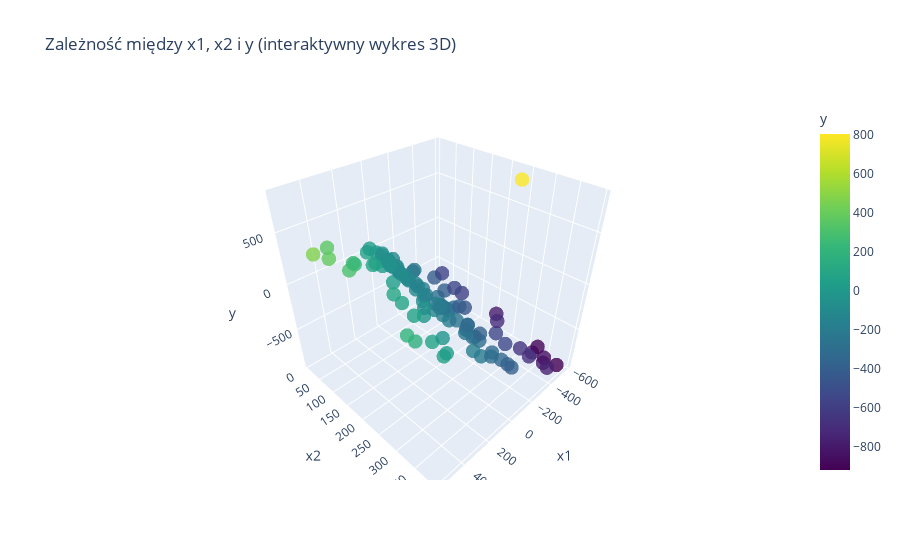

Write notebook code for a chart like this one.
### Markdown cell above
Czy regresja liniowa jest modelem odpowiednim dla danych data1.csv? Jak odpowiednio przygo-
tować dane do modelowania?

1 pkt. Zrób odpowiednie obliczenia i wizualizacje. Zapisz obserwacje i wnioski.
1 pkt. Zaproponuj jak przygotować dane lub przekształcić formułę, by móc do nich użyć modelu
regresji liniowej. Rozwiązanie podaj w postaci jednej funckji preprocess_data(X_train,
y_train), której działanie powinno być niezmiennicze na permutacje obserwacji w zbiorze
uczącym.

### Code cell
import numpy as np 
import pandas as pd 
import matplotlib.pyplot as plt
import seaborn as sb
import plotly.express as px

data = pd.read_csv("data1.csv")
fig, axes = plt.subplots(1, 2, figsize=(12, 5))
sb.scatterplot(data=data, x="x1", y="y", ax=axes[0])
sb.scatterplot(data=data, x="x2", y="y", ax=axes[1])
axes[0].set_title("Zależność y od x1")
axes[1].set_title("Zależność y od x2")
plt.show()

fig = px.scatter_3d(
    data,
    x='x1',
    y='x2',
    z='y',
    color='y',
    color_continuous_scale='Viridis',
    title='Zależność między x1, x2 i y (interaktywny wykres 3D)',
    opacity=0.8,
)

fig.update_traces(marker=dict(size=5))
fig.update_layout(scene=dict(
    xaxis_title='x1',
    yaxis_title='x2',
    zaxis_title='y'
))

fig.show()

# Na wszystkich 3 wykresach widać jeden punkt - outliner który mocno popsułby dokładność
# modelu, zatem preprocessing go usunie 

def preprocess_data(X_train, Y_train):
    mean_y = Y_train.mean()
    std_y  = Y_train.std()
    work_data = X_train.copy()
    work_data["y"] = Y_train.values
    f = (work_data["y"] >= mean_y - 3 * std_y) & (work_data["y"] <= mean_y + 3 * std_y)

    filtered_data = work_data[f].reset_index(drop=True)
    X = filtered_data[["x1", "x2"]]
    Y = filtered_data["y"]
    return X, Y

### Figure 1 — Plotly figure (JSON) as saved in the notebook; plotly's stock layout.template omitted (floating-point values rounded to 4 significant figures)
{"data": [{"hovertemplate": "x1=%{x}<br>x2=%{y}<br>y=%{marker.color}<extra></extra>", "legendgroup": "", "marker": {"color": [-382.6, -170.3, -252.6, -760.2, -268.3, -917.0, 101.1, -221.8, -239.5, -109.2, -39.81, -183.2, -305.5, -329.4, -5.908, -52.25, -773.2, 176.4, -68.34, -138.4, -453.5, -847.8, -325.2, -231.8, -65.43, 204.5, 63.92, -353.5, -409.7, -581.8, -108.3, 39.08, -260.6, -538.0, -761.9, 26.87, -908.8, -241.9, 75.31, -51.32, -7.578, -42.26, -154.8, -187.6, 101.4, -545.7, -129.9, -93.61, -162.6, -556.0, 805.0, -225.6, 237.2, -298.7, -119.6, -101.3, 72.29, -325.2, 70.55, 88.49, -207.7, -64.78, -261.4, -178.6, -781.7, -83.83, -395.5, 302.6, -270.9, -395.0, 390.4, -114.0, -55.81, -185.6, -543.5, 243.0, -406.9, 470.6, -272.5, -371.2, -256.2, -195.3, -659.5, -94.05, -702.8, 28.86, -83.25, -45.97, -113.5, 359.2, -56.47, 31.59, -326.4, -58.7, -89.09, -680.2, 69.7, -151.6, -295.8, -20.11], "coloraxis": "coloraxis", "opacity": 0.8, "size": 5, "symbol": "circle"}, "mode": "markers", "name": "", "scene": "scene", "showlegend": false, "type": "scatter3d", "x": [-9.633, 60.91, -198.5, -421.0, 5.043, -537.5, 179.2, -157.1, -36.59, -1.538, 6.826, -43.81, -0.4136, -132.1, 3.85, 6.068, -401.4, 492.5, -36.39, 30.5, -263.4, -492.4, -68.47, -32.56, 0.4971, 505.1, 414.1, 4.577, -339.9, -458.8, -6.73, 173.3, -51.28, -225.8, -375.7, 98.43, -589.8, 43.18, 97.38, -13.83, 233.5, -23.59, -32.94, 59.05, 283.2, -268.5, 86.52, 97.05, 0.05731, -521.4, -501.8, -31.21, 330.2, -3.511, -97.3, -45.34, 387.0, 11.58, 136.6, 295.1, 141.8, -29.41, -98.23, 156.9, -584.7, -2.748, -268.0, 423.8, 0.03236, -12.37, 482.4, -0.0001016, -48.59, 6.416, -440.1, 332.0, -218.4, 558.8, 24.88, -88.09, -11.27, 11.61, -335.5, -28.08, -472.4, 27.31, 0.008627, 14.92, 33.96, 406.3, -19.58, 373.7, -69.18, 155.7, 0.1272, -328.6, 313.2, -20.35, 56.28, 282.9], "y": [380.3, 239.5, 62.4, 346.5, 283.2, 388.0, 84.94, 73.36, 209.9, 116.5, 55.8, 146.5, 314.1, 205.7, 18.58, 68.21, 379.6, 323.4, 39.07, 176.1, 198.1, 363.7, 265.0, 208.0, 73.94, 310.1, 357.9, 368.7, 78.39, 130.1, 108.5, 142.7, 217.1, 320.9, 394.8, 79.49, 326.2, 291.6, 29.62, 46.35, 249.3, 25.42, 130.1, 255.0, 188.9, 285.3, 224.5, 197.5, 171.0, 43.16, 254.6, 203.4, 99.72, 302.2, 30.79, 64.49, 323.2, 348.6, 74.63, 215.7, 358.4, 44.02, 170.8, 344.3, 204.3, 88.84, 135.0, 129.3, 281.2, 388.7, 100.7, 120.4, 14.75, 201.1, 111.5, 95.82, 195.8, 96.82, 304.6, 291.3, 252.9, 214.3, 334.1, 74.61, 236.4, 6.635, 90.6, 69.75, 154.7, 55.01, 45.39, 350.9, 264.0, 222.1, 96.74, 358.9, 253.2, 139.7, 358.8, 312.0], "z": [-382.6, -170.3, -252.6, -760.2, -268.3, -917.0, 101.1, -221.8, -239.5, -109.2, -39.81, -183.2, -305.5, -329.4, -5.908, -52.25, -773.2, 176.4, -68.34, -138.4, -453.5, -847.8, -325.2, -231.8, -65.43, 204.5, 63.92, -353.5, -409.7, -581.8, -108.3, 39.08, -260.6, -538.0, -761.9, 26.87, -908.8, -241.9, 75.31, -51.32, -7.578, -42.26, -154.8, -187.6, 101.4, -545.7, -129.9, -93.61, -162.6, -556.0, 805.0, -225.6, 237.2, -298.7, -119.6, -101.3, 72.29, -325.2, 70.55, 88.49, -207.7, -64.78, -261.4, -178.6, -781.7, -83.83, -395.5, 302.6, -270.9, -395.0, 390.4, -114.0, -55.81, -185.6, -543.5, 243.0, -406.9, 470.6, -272.5, -371.2, -256.2, -195.3, -659.5, -94.05, -702.8, 28.86, -83.25, -45.97, -113.5, 359.2, -56.47, 31.59, -326.4, -58.7, -89.09, -680.2, 69.7, -151.6, -295.8, -20.11]}], "layout": {"coloraxis": {"colorbar": {"title": {"text": "y"}}, "colorscale": [[0, "#440154"], [0.1111, "#482878"], [0.2222, "#3e4989"], [0.3333, "#31688e"], [0.4444, "#26828e"], [0.5556, "#1f9e89"], [0.6667, "#35b779"], [0.7778, "#6ece58"], [0.8889, "#b5de2b"], [1, "#fde725"]]}, "legend": {"tracegroupgap": 0}, "scene": {"domain": {"x": [0, 1], "y": [0, 1]}, "xaxis": {"title": {"text": "x1"}}, "yaxis": {"title": {"text": "x2"}}, "zaxis": {"title": {"text": "y"}}}, "title": {"text": "Zależność między x1, x2 i y (interaktywny wykres 3D)"}}}
